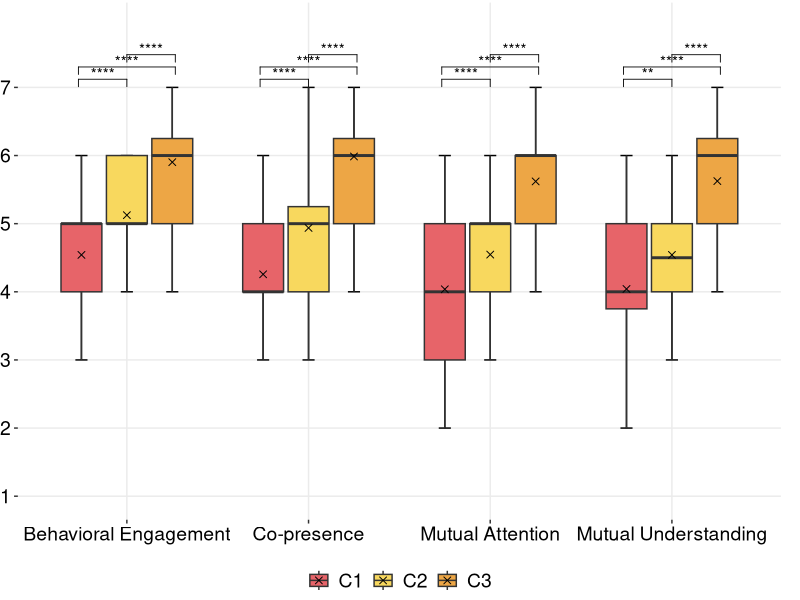
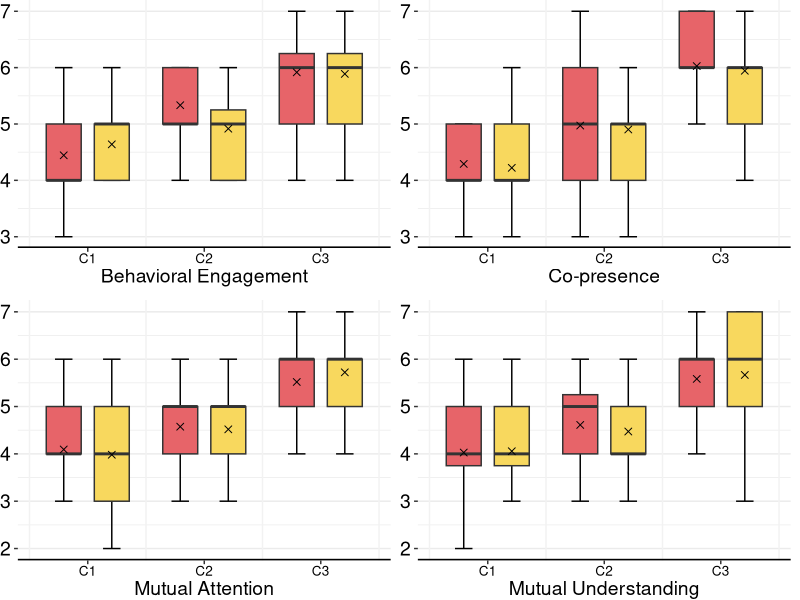
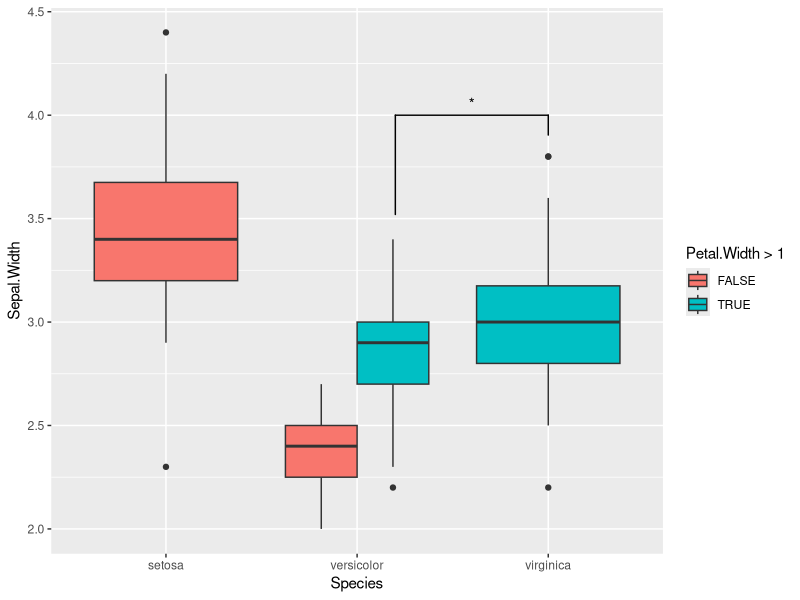
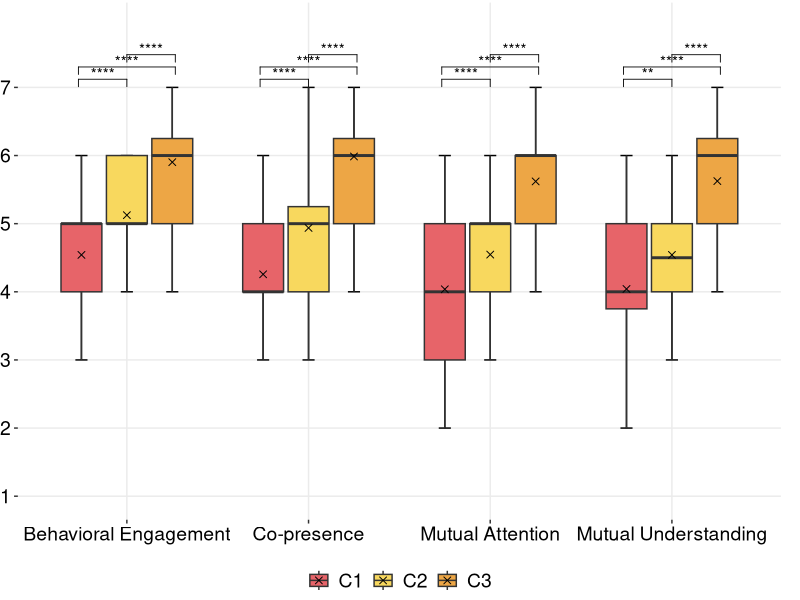

Generate these figures, in order, with R:
## ---- chunk 1
library(ggplot2)
library(ggpubr)
library(dplyr)
library(ggplot2)
library(gridExtra)
library(grid)
library(rstatix)

coloring = c("#E76469", "#F8D85E","#EDA645","#D1B0B3","#8C99A6","#ADD299","#4FA490","#3B7F9F")
fontsize = 14
dodge = .75

# Add automatically x and y positions
df=read.csv('csv/social.csv', sep=",")

test_results <- df %>% 
  group_by(params) %>% 
  wilcox_test(score ~ conditions, p.adjust.method = 'BH')

summary(test_results)
## ---- chunk 2
df=read.csv('csv/social.csv', sep=",")

df$conditions <- as.factor(df$conditions)

stat.test <- df %>% 
  group_by(params) %>% 
  wilcox_test(score~conditions, p.adjust.method = 'BH') %>%
  add_significance("p") %>%
  add_xy_position(x = "params")

bxp <- ggplot(df, aes(x = params, y = score)) + 
  stat_boxplot(aes(fill = conditions), 
               geom = "errorbar", 
               width = 0.2,
               position = position_dodge(width = 0.75)) +
  geom_boxplot(aes(fill = conditions), outlier.shape=NA) +
  stat_summary(aes(fill = conditions), 
               fun.y="mean", 
               geom= "point", 
               shape = 4, 
               size = 2,
               colour= "black", 
               position = position_dodge(width = 0.75)) +
  # stat_summary(aes(fill = conditions), 
  #              fun="median",
  #              colour= "black", 
  #              position = position_dodge(width = 0.75)) +
  theme_bw()

bxp + stat_pvalue_manual(stat.test, label = 'p.signif', hide.ns = TRUE, tip.length = 0.02) + 
  scale_fill_manual(name= "conditions", values = c("#E76469", "#F8D85E","#EDA645")) +
  scale_color_manual(name = "conditions", values = c("#E76469", "#F8D85E","#EDA645")) + 
  scale_y_continuous(minor_breaks = seq(0, 7.9, 1), breaks = seq(1, 7.9, by=1), limits=c(1,7.9)) +
  theme(axis.line = element_blank(),
        axis.title.x=element_blank(),
        axis.title.y=element_blank(),
        axis.text.x = element_text(color="black", size=fontsize),
        axis.text.y = element_text(color="black", size=fontsize),
        text = element_text(size=fontsize),
        strip.background = element_blank(),
        plot.background = element_blank(),
        plot.margin = unit(c(0.005, .025, 0, 0), "null"),
        panel.border = element_blank(),
        panel.spacing = unit(c(0, 0, 0, 0), "null"),
        #panel.grid.major = element_blank(),
        legend.position="bottom",
        legend.direction = "horizontal",
        legend.justification = c("center", "top"),
        legend.title=element_blank(),
        legend.text=element_text(size=fontsize),
        legend.box.just = "right",
        legend.box.background = element_blank())

# saving the final figure
ggsave("out/social.pdf", width = 8, height = 4, dpi = 1000)
## ---- chunk 3
df=read.csv('csv/social.csv', sep=",")
condition_order <- c("C1", "C2", "C3")
df$condition <- factor(df$condition, levels = condition_order)
df_be <- df[df$params == 'Behavioral Engagement', ]
df_cp <- df[df$params == 'Co-presence', ]
df_ma <- df[df$params == 'Mutual Attention', ]
df_mu <- df[df$params == 'Mutual Understanding', ]

df_be.stat <- df_be %>% group_by(role) %>%
  wilcox_test(score~condition, p.adjust.method = 'holm', paired = TRUE) %>%
  add_significance("p") %>% add_xy_position(x = "condition")
df_cp.stat <- df_cp %>% group_by(role) %>%
  wilcox_test(score~condition, p.adjust.method = 'holm', paired = TRUE) %>%
  add_significance("p") %>% add_xy_position(x = "condition")
df_ma.stat <- df_ma %>% group_by(role) %>%
  wilcox_test(score~condition, p.adjust.method = 'holm', paired = TRUE) %>%
  add_significance("p") %>% add_xy_position(x = "condition")
df_mu.stat <- df_mu %>% group_by(role) %>%
  wilcox_test(score~condition, p.adjust.method = 'holm', paired = TRUE) %>%
  add_significance("p") %>% add_xy_position(x = "condition")

df_be.stat2 <- df_be %>% wilcox_test(score~condition, p.adjust.method = 'holm', paired = TRUE) %>%
  add_significance("p") %>% add_xy_position(x = "condition")
df_cp.stat2 <- df_cp %>% wilcox_test(score~condition, p.adjust.method = 'holm', paired = TRUE) %>%
  add_significance("p") %>% add_xy_position(x = "conditions")
df_ma.stat2 <- df_ma %>% wilcox_test(score~condition, p.adjust.method = 'holm', paired = TRUE) %>%
  add_significance("p") %>% add_xy_position(x = "condition")
df_mu.stat2 <- df_mu %>% wilcox_test(score~condition, p.adjust.method = 'holm', paired = TRUE) %>%
  add_significance("p") %>% add_xy_position(x = "condition")


cp <- function(df, stat, stat2, dodge, lab) {
    ggplot(df, aes(x = conditions, y = score)) +
    stat_boxplot(aes(fill = role), geom = "errorbar", width = 0.3, position = position_dodge(1.1*dodge)) +
    geom_boxplot(aes(fill = role), width = 0.8*dodge, coef = 0, outlier.alpha = 0, show.legend = F,
                 position = position_dodge(1.1*dodge)) +
    stat_summary(aes(fill = role), fun.y = mean,
                 geom= "point", shape = 4, size = 2, colour= "black",
                 position = position_dodge(1.1*dodge)) +
    geom_vline(xintercept=c(0.5,1.5,2.5,3.5,4.5),color="#F2F2F2")+ 
    xlab(lab) +
    ylab(NULL) +
    # stat_pvalue_manual(stat, label = 'p.adj.signif', hide.ns = TRUE, tip.length = 0.02) +
    # stat_pvalue_manual(stat2, label = 'p.adj.signif', hide.ns = TRUE, tip.length = 0.02) +
    scale_fill_manual(name= "conditions", values = coloring) +
    scale_color_manual(name = "conditions", values = coloring) +
    # scale_y_continuous(minor_breaks = seq(2, 7, 1), breaks = seq(2, 7, by=1), limits=c(2, 7)) +
    annotation_custom(grid::linesGrob(y = c(0,0), gp = grid::gpar(lwd=3))) +
    theme_bw() +
    theme(
      axis.line = element_blank(),
      axis.title.y=element_blank(),
      axis.text.x = element_blank(),
      axis.text.y = element_text(color="black", size=fontsize),
      text = element_text(size=fontsize),
      strip.background = element_blank(),
      plot.background = element_blank(),
      plot.tag = element_text(angle = 90, vjust = 1, size=fontsize),
      plot.tag.position = c(1, .5),
      plot.margin = unit(c(0.0, .025, 0, 0), "null"),
      panel.border = element_blank(),
      panel.spacing = unit(c(0, 0, 0, 0), "null"),
      panel.grid.major.x = element_blank(),
      legend.key = element_blank(),
      legend.key.size = unit(.5, "cm"),
      legend.key.height = unit(1, 'cm'), 
      legend.key.width = unit(.75, 'cm'), 
      legend.position="null",
      legend.direction = "horizontal",
      legend.justification = c("center", "top"),
      legend.title=element_blank(),
      legend.text=element_text(size=fontsize, margin = margin(r = 5)),
      legend.margin = margin(0, 0, 0, 0),
      legend.spacing.x = unit(0.1, "cm"),
      legend.spacing.y = unit(0, "cm"),
      legend.box.just = "right",
      legend.box.background = element_blank()
    ) 
}

a <- cp(df_be, df_be.stat, df_be.stat2, dodge, 'Behavioral Engagement')+ theme(
    axis.text.x = element_text(color="black", size=fontsize*.7),
    plot.margin = unit(c(0.0, .025, .05, 0), "null"),
  ) + guides(fill = guide_legend(override.aes = list(color = "transparent")))
b <- cp(df_cp, df_ma.stat, df_ma.stat2, dodge, 'Co-presence')+ theme(
    axis.text.x = element_text(color="black", size=fontsize*.7),
    plot.margin = unit(c(0.0, .025, .05, 0), "null"),
  ) + guides(fill = guide_legend(override.aes = list(color = "transparent")))
c <- cp(df_ma, df_ma.stat, df_ma.stat2, dodge, 'Mutual Attention') + theme(
    axis.text.x = element_text(color="black", size=fontsize*.7)
  ) + guides(fill = guide_legend(override.aes = list(color = "transparent")))
d <- cp(df_mu, df_mu.stat, df_mu.stat2, dodge, 'Mutual Understanding') + theme(
    axis.text.x = element_text(color="black", size=fontsize*.7),
  ) + guides(fill = guide_legend(override.aes = list(color = "transparent")))

final_plot <- grid.arrange(a, b, c, d, nrow = 2, ncol = 2)

ggsave("out/social.pdf", final_plot, width = 8, height = 5, dpi = 1000) 

## ---- chunk 4
data("iris")
anno <- t.test(
  iris[iris$Petal.Width > 1 & iris$Species == "versicolor", "Sepal.Width"],
  iris[iris$Species == "virginica", "Sepal.Width"]
)$p.value

# Make plot with custom x and y position of the bracket
ggplot(iris, aes(x = Species, y = Sepal.Width, fill = Petal.Width > 1)) +
  geom_boxplot(position = "dodge") +
  geom_signif(
    annotation = "*",
    y_position = 4, xmin = 2.2, xmax = 3,
    tip_length = c(0.2, 0.04)
  )
